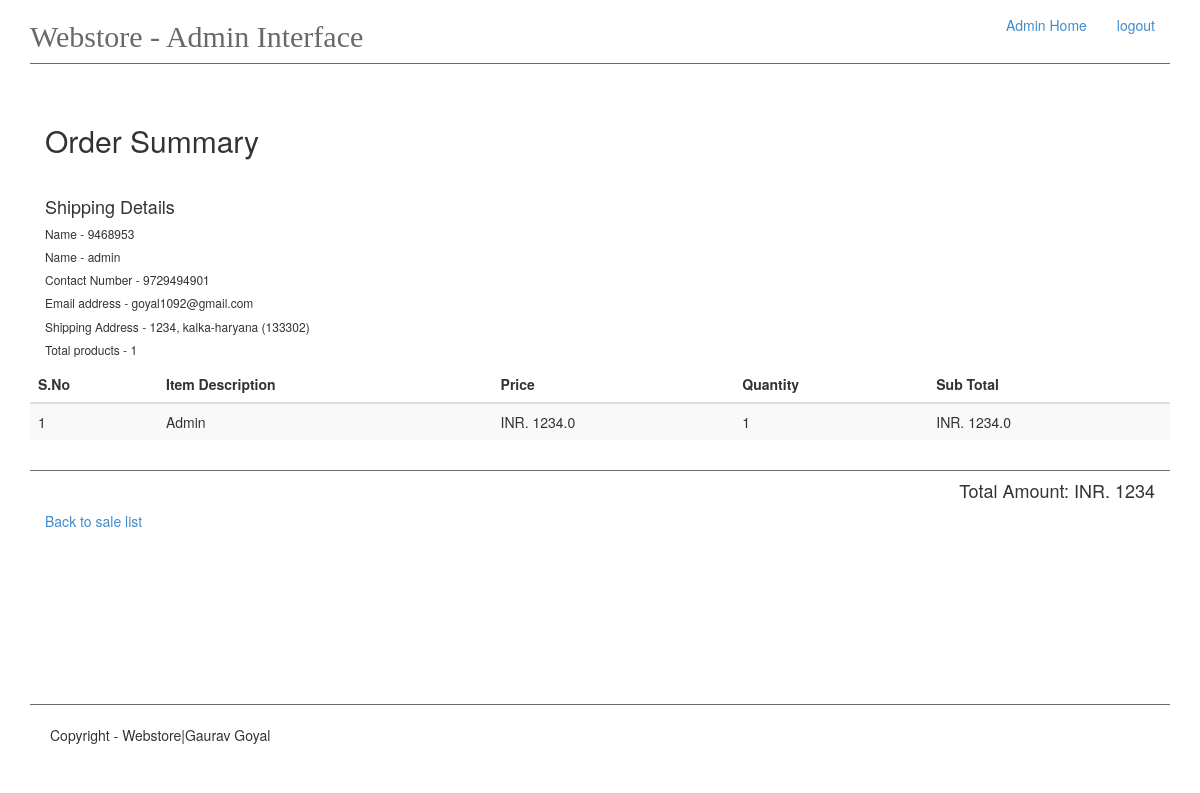
The page /admin/order/1 (signed in) on the database its author committed.
### app/models.py (models this page shows)
class OrderId(db.Model):
    id = db.Column(db.Integer, primary_key=True)
    order_id = db.Column(db.Integer, unique=True)
    buyer_name = db.Column(db.String(60))
    buyer_address = db.Column(db.String(200))
    total_products = db.Column(db.Integer)
    date = db.Column(db.DATE)
    email = db.Column(db.String(120))
    phone = db.Column(db.Integer)
    total_amount = db.Column(db.Integer)
    user = db.Column(db.String(60))

class Ordered(db.Model):
    id = db.Column(db.Integer, primary_key=True)
    name = db.Column(db.String(60))
    quantity = db.Column(db.Integer)
    amount = db.Column(db.String(60))
    order_id = db.Column(db.Integer)
    def price(self):
        return int(self.quantity) * float(self.amount)

### app/views.py (the view)
@app.route('/admin/order/<int:pk>', methods=['GET', 'POST'])
@login_required
def specific_order(pk):
    order = OrderId.query.get(pk)
    ordered_products = Ordered.query.filter_by(order_id=order.order_id)
    return render_template('admin-panel/specific_order.html', order=order,products=ordered_products)

### app/__init__.py (called while the page is built)
@admin_login.user_loader
def load_user(id):
    return Admin.query.get(int(id))

### app/templates/admin-panel/specific_order.html
{% extends 'admin-panel/admin.html' %}
{% block content%}
    <div class="col-md-12"><h2>Order Summary</h2></div>
    <div class="col-md-12 padding_top" id="order_summary_details"><h4>Shipping Details</h4>
        <h6>Name - {{ order.order_id }}</h6>
        <h6>Name - {{ order.buyer_name }}</h6>
        <h6>Contact Number - {{ order.phone }}</h6>
        <h6>Email address - {{ order.email }}</h6>
        <h6>Shipping Address - {{ order.buyer_address }}
        </h6>
        <h6>Total products - {{ order.total_products }}</h6>
    </div>
    <div class="table-responsive  padding_top">
        <table class="table table-striped table-responsive" id="cart_table">
            <thead>
            <tr>
                <th>S.No</th>
                <th>Item Description</th>
                <th>Price</th>
                <th>Quantity</th>
                <th>Sub Total</th>
            </tr>
            </thead>
            <tbody>
            {% for item in products %}
                <tr>
                    <td>{{ loop.index }}</td>
                    <td>{{ item.name }}</td>
                    <td>INR. {{ item.amount }}</td>
                    <td>
                        {{ item.quantity }}
                    </td>
                    <td>INR. {{ item.price() }}</td>
                </tr>
            {% endfor %}
            </tbody>
        </table>
        <div class="col-md-12" id="cart_total">
            <h4 class="pull-right">Total Amount: INR. {{ order.total_amount }}</h4>
        </div>
        <div class="col-md-12"><a href="{{ url_for('orders') }}">Back to sale list</a></div>
    </div>
{% endblock %}

### app/static/css/main.css (style rules this page uses)
#main #cart_total { border-top: 1px solid dimgray; }
#main #cart_table { margin-bottom: 30px; }
.padding_top { padding-top: 20px; }

### rows shown on the page
OrderId: order_id "9468953", buyer_name "admin", phone "9729494901", email "goyal1092@gmail.com", buyer_address "1234, kalka-haryana (133302)", total_products "1", total_amount "1234"
Ordered: name "Admin", amount "1234.0", quantity "1", price "1234.0"
